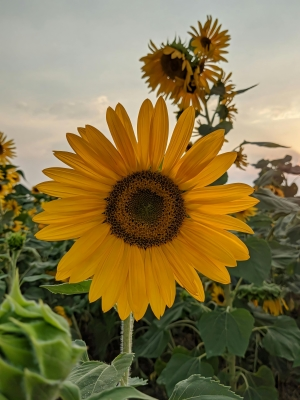
#> input picture Computer Vision/cv17.jpg, 300 x 400 px
$ jupyter execute 7_ORB.ipynb
#> lines starting #> are read from the running program, lines starting #| are printed output that depends on the picture
### **ORB - Oriented Fast R Rotated Brief**
- 1.FAST Features from Accelerated Segment test
- 2.BREIF Binary Robust Independent Elementary Features

### **1 FAST :**
- Intensity based corner detection algorithm

[cell 1]
import cv2
import numpy as np
import matplotlib.pyplot as plt

[cell 2]
# Load the image
image = cv2.imread('cv17.jpg')
#> image is the input picture: shape (400, 300, 3); mean B, G, R 70.3, 115.5, 131.3

# Convert the image to grayscale
gray = cv2.cvtColor(image, cv2.COLOR_BGR2GRAY)
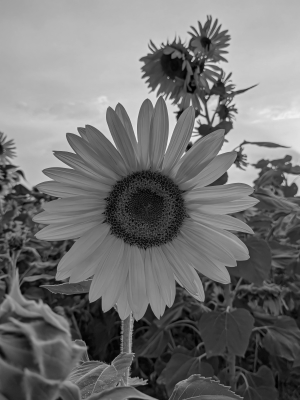
#> gray: shape (400, 300); min 0, max 241, mean 115

[cell 3]
# Create FAST Detector object
fast = cv2.FastFeatureDetector_create()

# Detect keypoints
keypoints = fast.detect(gray, None)
#> keypoints = 2380 keypoints; strongest (x, y, size): (227, 119, 7), (219, 72, 7), (206, 123, 7), (162, 43, 7)
print("Number of keypoints: ", len(keypoints))
#| Number of keypoints:  2380

[cell 4]
# Marking the keypoints on the image
img_with_kp=cv2.drawKeypoints(gray, keypoints,None,flags=cv2.DRAW_MATCHES_FLAGS_DRAW_RICH_KEYPOINTS)
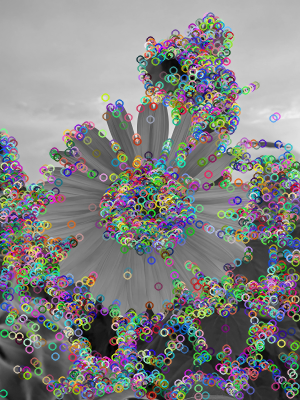
#> img_with_kp: shape (400, 300, 3); mean of channels 0, 1, 2 130.1, 130.3, 130.1; drawn as B, G, R

# Plot the image
img_with_key_points=cv2.cvtColor(img_with_kp, cv2.COLOR_BGR2RGB)
plt.figure(figsize=(8,6))
plt.imshow(img_with_kp)
plt.title("Image with key points using FAST")
plt.show()

### **2. BRIEF : Feature Descriptor that generates Binary Descriptor for the keypoints**

[cell 5]
# Load the image
image = cv2.imread('cv18.jpg')
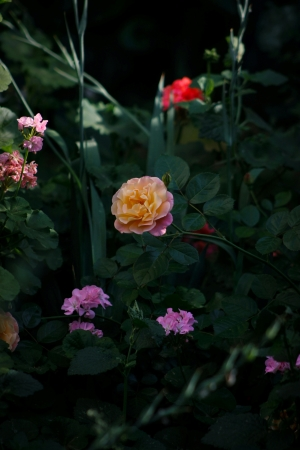
#> input picture Computer Vision/cv18.jpg, 300 x 450 px
#> image is the input picture: shape (450, 300, 3); mean B, G, R 20.1, 26.7, 19.2

# Convert the image to grayscale
gray = cv2.cvtColor(image, cv2.COLOR_BGR2GRAY)
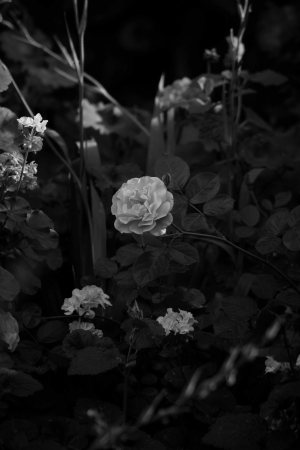
#> gray: shape (450, 300); min 0, max 234, mean 23.7

[cell 6]
# Create FAST Detector object
fast = cv2.FastFeatureDetector_create()

# BriEf descriptor extraction
brief=cv2.xfeatures2d.BriefDescriptorExtractor_create()

# Detect keypoints
keypoints= fast.detect(gray, None)
#> keypoints = 1261 keypoints; strongest (x, y, size): (38, 114, 7), (46, 121, 7), (41, 121, 7), (18, 119, 7)
keypoints, descriptors = brief.compute(gray, keypoints)
#> keypoints = 971 keypoints; strongest (x, y, size): (38, 114, 7), (46, 121, 7), (41, 121, 7), (36, 171, 7)
print("Number of keypoints: ", len(keypoints))
#| Number of keypoints:  971

[cell 7]
# Marking the keypoints on the image
img_with_kp=cv2.drawKeypoints(gray, keypoints,None,flags=cv2.DRAW_MATCHES_FLAGS_DRAW_RICH_KEYPOINTS)
#> img_with_kp: shape (450, 300, 3)

# Plot the image
img_with_key_points=cv2.cvtColor(img_with_kp, cv2.COLOR_BGR2RGB)
#> img_with_key_points: shape (450, 300, 3)
plt.figure(figsize=(8,6))
plt.imshow(img_with_kp)
plt.title("Image with key points using BRIEF")
plt.show()

### **ORB DETECTOR**

[cell 8]
# Load the image
image = cv2.imread('cv19.jpg')
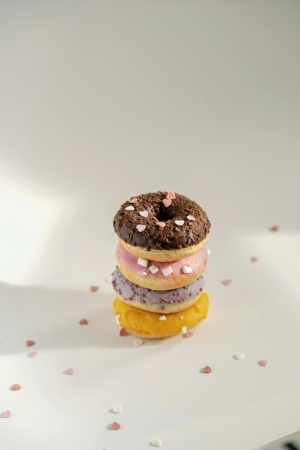
#> input picture Computer Vision/cv19.jpg, 300 x 450 px
#> image is the input picture: shape (450, 300, 3); mean B, G, R 181.3, 195.3, 201.2

# Convert the image to grayscale
gray = cv2.cvtColor(image, cv2.COLOR_BGR2GRAY)
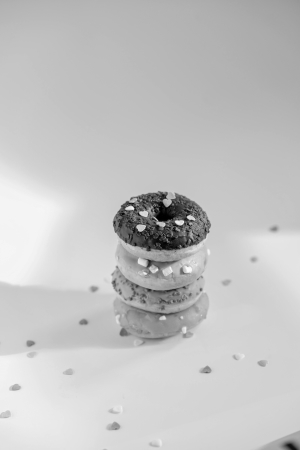
#> gray: shape (450, 300); min 0, max 251, mean 195.4

[cell 9]
# Create ORB detector

orb = cv2.ORB_create()

[cell 10]
# Create FAST Detector object
fast = cv2.FastFeatureDetector_create()

# BriEf descriptor extraction
brief=cv2.xfeatures2d.BriefDescriptorExtractor_create()

# Detect keypoints
keypoints= fast.detect(gray, None)
#> keypoints = 659 keypoints; strongest (x, y, size): (188, 217, 7), (183, 221, 7), (176, 222, 7), (132, 208, 7)

# detect keypoints & descriptors
keypoints, descriptors = orb.compute(gray, keypoints)
#> keypoints = 635 keypoints; strongest (x, y, size): (188, 217, 7), (183, 221, 7), (176, 222, 7), (132, 208, 7)
print("Number of keypoints: ", len(keypoints))
#| Number of keypoints:  635

[cell 11]
# Marking the keypoints on the image
img_with_kp=cv2.drawKeypoints(gray, keypoints,None,flags=cv2.DRAW_MATCHES_FLAGS_DRAW_RICH_KEYPOINTS)
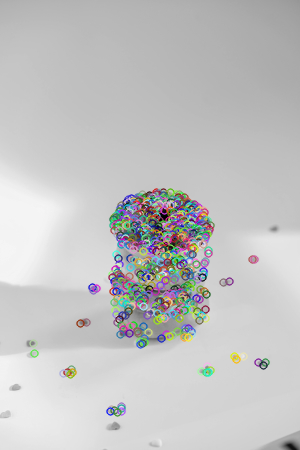
#> img_with_kp: shape (450, 300, 3); mean of channels 0, 1, 2 194.7, 194.7, 194.5; drawn as B, G, R

# Plot the image
img_with_key_points=cv2.cvtColor(img_with_kp, cv2.COLOR_BGR2RGB)
plt.figure(figsize=(8,6))
plt.imshow(img_with_kp)
plt.title("Image with key points using BRIEF")
plt.show()

### **18-02-2025**

[cell 12]
# Load the image
image=cv2.imread('CV-1.jpg')
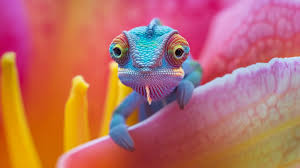
#> input picture Computer Vision/CV-1.jpg, 300 x 168 px
#> image is the input picture: shape (168, 300, 3); mean B, G, R 101.2, 108.7, 185.6

# Create ORB Detector
orb = cv2.ORB_create()

#Detect keypoints and descriptor
keypoints, descriptors = orb.detectAndCompute(gray,None)
#> keypoints = 500 keypoints; strongest (x, y, size): (132, 208, 31), (131, 206, 31), (188, 217, 31), (176, 222, 31)

# Marking the key points on the image
img_kp=cv2.drawKeypoints(image,keypoints,None,flags=cv2.DRAW_MATCHES_FLAGS_DRAW_RICH_KEYPOINTS)

# Plot the image
img_rgb=cv2.cvtColor(img_kp, cv2.COLOR_BGR2RGB)
plt.figure(figsize=(8,6))
plt.imshow(img_rgb)
plt.title("Feature Detection using ORB")
plt.show()

[cell 13]
# load image
image = cv2.imread('CV-1.jpg')

# Resize image by 50% down
scaled_img = cv2.resize(image,None , fx = 0.5,fy = 0.5 , interpolation=cv2.INTER_LINEAR)


#plot the Image
img_rgb=cv2.cvtColor(scaled_img,cv2.COLOR_BGR2RGB)
#> img_rgb: shape (84, 150, 3)
plt.figure(figsize=(10,8))
plt.imshow(img_rgb)
plt.title("Resize image by 50% down")
plt.show()

### **Match the keypoints Using ORB in Scaled Image**

[cell 14]
# load image
image1 = cv2.imread('CV-1.jpg')

# Resize image by 50% down
scaled_img = cv2.resize(image1,None , fx = 0.5,fy = 0.5 , interpolation=cv2.INTER_LINEAR)

[cell 15]
# Convertng Iamge to grayscale
gray1 = cv2.cvtColor(image1 , cv2.COLOR_BGR2GRAY)
gray2 = cv2.cvtColor(scaled_img , cv2.COLOR_BGR2GRAY)
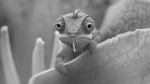
#> gray2: shape (84, 150); min 7, max 229, mean 131

[cell 16]
#Create ORB Detector
orb = cv2.ORB_create()

[cell 17]
# Detect Keypoints and Descriptor
keypoints1 , descriptors1 = orb.detectAndCompute(gray1,None)
#> keypoints1 = 355 keypoints; strongest (x, y, size): (176, 52, 37.2), (176, 51, 31), (119, 50, 37.2), (178, 49, 37.2)
keypoints2 , descriptors2 = orb.detectAndCompute(gray2,None)
#> keypoints2 = 52 keypoints; strongest (x, y, size): (60, 33, 31), (56, 32, 31), (90, 34, 31), (91, 36, 31)

[cell 18]
# Create BFMaker
bf = cv2.BFMatcher(cv2.NORM_HAMMING,crossCheck = True)

[cell 19]
# match Descriptor bw the two image
matches = bf.match(descriptors1,descriptors2)
#> matches = 42 matches

[cell 20]
# sort matches by distance
matches = sorted(matches , key=lambda x :x.distance)

[cell 21]
#Drow top a matches
N_MATCH = 100
matched_image = cv2.drawMatches(image1 , keypoints1 ,scaled_img , keypoints2 , matches[:N_MATCH],None,flags = cv2.DrawMatchesFlags_NOT_DRAW_SINGLE_POINTS)
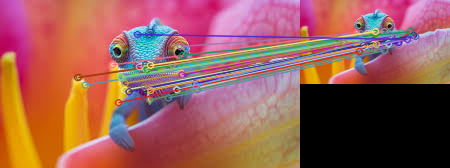
#> matched_image: shape (168, 450, 3); mean B, G, R 85.6, 92.3, 151.1

#plot the image
img_rgb=cv2.cvtColor(matched_image,cv2.COLOR_BGR2RGB)
#> img_rgb: shape (168, 450, 3)
plt.figure(figsize=(10,8))
plt.imshow(img_rgb)
plt.title("Matching keypoints Using ORB ")
plt.show()
